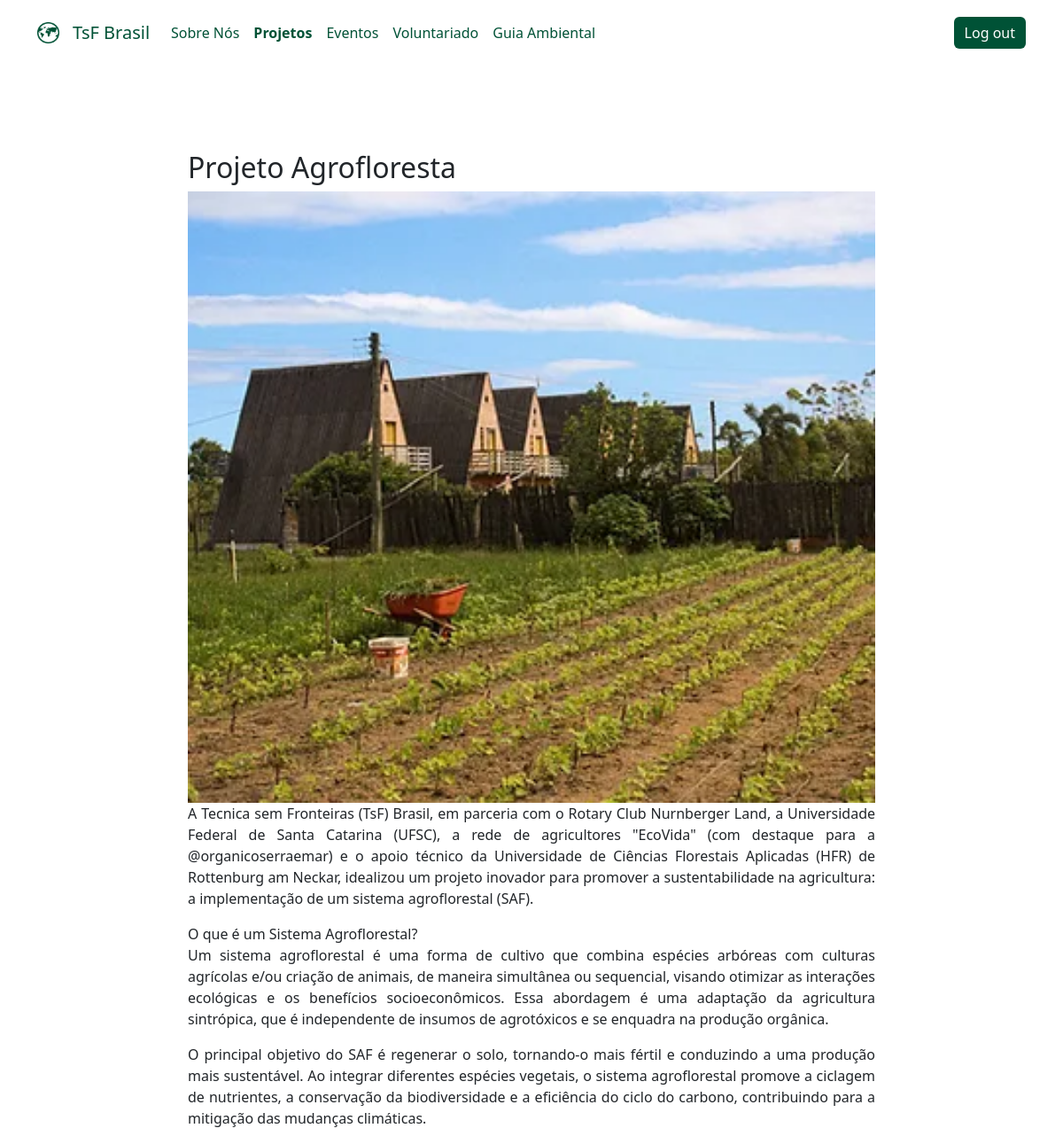
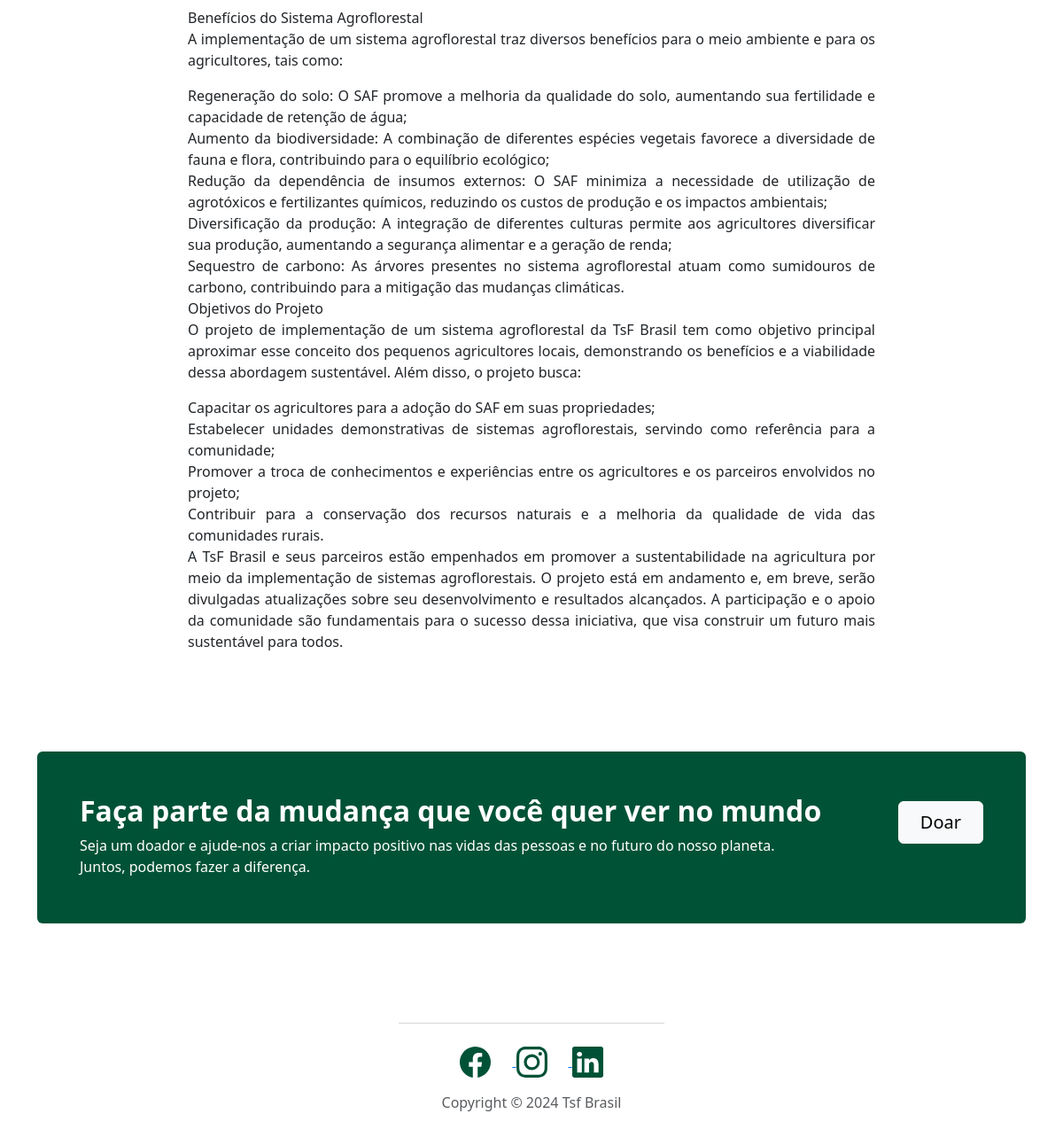
The page /prj/2/ (signed in) on the database its author committed (2 pictures, top to bottom).
### tsfApp/models.py (models this page shows, shortened)
class project(models.Model):
    project_id = models.CharField(max_length=100, default = '0')
    project_name = models.CharField(max_length=100, default = '0')
    project_description = models.TextField(default='Default project text')
    project_text = models.TextField(default='Default project text')
    project_image = models.ImageField(upload_to='project_images')
    project_created_at = models.DateTimeField(auto_now_add=True)
    project_deleted_at = models.DateTimeField(auto_now_add=True)
    objects = models.Manager()

### tsfApp/views.py (the view)
# urls.py: path('prj/<int:projeto_id>/', views.projeto_detail, name='projetos_detail'),
def projeto_detail(request, projeto_id):
    projeto = get_object_or_404(project, id=projeto_id)
    return render(request, 'projeto_detail.html', {'projeto': projeto})

### templates/projeto_detail.html (shortened to what this page needs)
<!doctype html>
{% load static %}
<link rel="stylesheet" href="{% static 'css/bootstrap.min.css' %}" />
<link rel="stylesheet" href="{% static 'css/Features-Minimal-icons.css' %}" />
<link rel="stylesheet" href="{% static 'css/Footer-Basic-icons.css' %}" />
<link rel="stylesheet" href="{% static 'css/Hero-Carousel-images.css' %}" />
<link rel="stylesheet" href="{% static 'css/bootstrap.min.css' %}" />
<html data-bs-theme="light" lang="en">
    <head>
        <link rel="stylesheet" href="assets/bootstrap/css/bootstrap.min.css" />
        <link rel="stylesheet" href="assets/css/Features-Minimal-icons.css" />
        <link rel="stylesheet" href="assets/css/Footer-Basic-icons.css" />
        <link rel="stylesheet" href="assets/css/Hero-Carousel-images.css" />
    </head>
    <body>
        <nav
            id="menu"
            class="navbar navbar-expand-md sticky-top bg-body py-3"
            style="width: 100%; overflow-x: hidden"
        >
            <div class="container">
                <a class="navbar-brand d-flex align-items-center" href="/"
                    ><span
                        class="bs-icon-sm bs-icon-rounded bs-icon-primary d-flex justify-content-center align-items-center me-2 bs-icon"
                        style="background: #ffffff80"
                        ><img
                            src="Técnica sem Fronteiras LOGO 1 (Traced).png"
                            style="width: auto; height: 24px" /></span
                    ><span style="color: #005236">TsF Brasil</span></a
                >
                <div id="navcol-1" class="collapse navbar-collapse">
                    <ul class="navbar-nav me-auto">
                        <li id="sobre" class="nav-item">
                            <a
                                class="nav-link"
                                href="/sobre"
                                style="color: #005236"
                                >Sobre Nós</a
                            >
                        </li>
                        <li id="prj" class="nav-item">
                            <a
                                class="nav-link"
                                href="/prj"
                                style="color: #005236; font-weight: bold"
                                >Projetos</a
                            >
                        </li>
                        <li id="eventos" class="nav-item">
                            <a
                                class="nav-link active"
                                href="/eventos"
                                style="color: #005236"
                                >Eventos</a
                            >
                        </li>
                        <li id="voluntariado" class="nav-item">
                            <a
                                class="nav-link"
                                href="/voluntariado"
                                style="color: #005236"
                                >Voluntariado</a
                            >
                        </li>
                        <li id="guia" class="nav-item">
                            <a
                                class="nav-link"
                                href="/guia"
                                style="color: #005236"
                                >Guia Ambiental </a
                            >
                        </li>
                    </ul>
                    {% if user.is_authenticated == False %}
                    <a
                        class="btn btn-primary"
                        href="/login"
                        style="background: #005236; border-style: none"
                        >Log in
                    </a>
                    {% else %}
                    <a
                        class="btn btn-primary"
                        href="/logout"
                        style="background: #005236; border-style: none"
                        >Log out
                    </a>
                    {% endif %}
                </div>
            </div>
        </nav>
        <section class="py-4 py-xl-5">
            <div class="container py-4 py-xl-5">
                <div class="row mb-5" style="justify-content: center">
                    <div
                        class="y"
                        style="
                            width: 800px;
                            text-align: justify;
                            align-items: center;
                        "
                    >
                        <h2>{{ projeto.project_name }}</h2>
                        <img
                            class="img-fluid"
                            src="{{ projeto.project_image }}"
                            style="width: 100%;"
                        <p class="w-lg-50">
                            {{ projeto.project_text |linebreaks }}
                    </div>
                </div>
            </div>
            <div class="container">
                <div
                    class="text-white bg-primary border rounded border-0 border-primary d-flex flex-column justify-content-between flex-lg-row p-4 p-md-5"
                    style="
                        background-color: var(--bs-emphasis-color);
                        --bs-primary: #005236;
                        --bs-primary-rgb: 0, 82, 54;
                    "
                >
                    <div class="pb-2 pb-lg-1">
                        <h2 class="fw-bold mb-2">
                            Faça parte da mudança que você quer ver no mundo
                        </h2>
                        <p class="mb-0">
                            Seja um doador e ajude-nos a criar impacto positivo
                            nas vidas das pessoas e no futuro do nosso planeta.
                            <br />Juntos, podemos fazer a diferença.
                        </p>
                    </div>
                    <div class="my-2">
                        <a
                            class="btn btn-light fs-5 py-2 px-4"
                            role="button"
                            href="https://wa.me/5535991709711"
                            >Doar</a
                        >
                    </div>
                </div>
            </div>
        </section>
        <footer class="text-center">
            <div class="container text-muted py-4 py-lg-5">
                <div
                    class="d-flex d-xxl-flex justify-content-center justify-content-xxl-center"
                    style="padding-bottom: 10px"
                >
                    <hr class="d-xxl-flex" style="width: 300px" />
                </div>
                <ul class="list-inline">
                    <a
                        href="https://www.facebook.com/tecnicasemfronteiras/?locale=pt_BR"
                    >
                        <li class="list-inline-item me-4">
                        </li>
                    </a>
                    <a href="https://www.instagram.com/tsf.brasil/">
                        <li class="list-inline-item me-4">
                        </li>
                    </a>
                    <a
                        href="https://www.linkedin.com/company/tsfbrasil/mycompany/"
                    >
                        <li class="list-inline-item">
                        </li>
                    </a>
                </ul>
                <p class="mb-0">Copyright © 2024 Tsf Brasil</p>
            </div>
        </footer>
    </body>
</html>

### rows shown on the page
project: project_name "Projeto Agrofloresta", project_image (picture), project_text "A Tecnica sem Fronteiras (TsF) Brasil, em parceria com o Rotary Club Nurnberger Land, a Universidade Federal de Santa Catarina (UFSC), a rede de agricultores \"EcoVida\" (com destaque para a @organicoserraemar) e o apoio técnico da Universidade de Ciências Florestais Aplicadas (HFR) de Rottenburg am Neckar, idealizou um projeto inovador para promover a sustentabilidade na agricultura: a implementação de um sistema agroflorestal (SAF). O que é um Sistema Agroflorestal? Um sistema agroflorestal é uma forma de cultivo que combina espécies arbóreas com culturas agrícolas e/ou criação de animais, de maneira simultânea ou sequencial, visando otimizar as interações ecológicas e os benefícios…"
